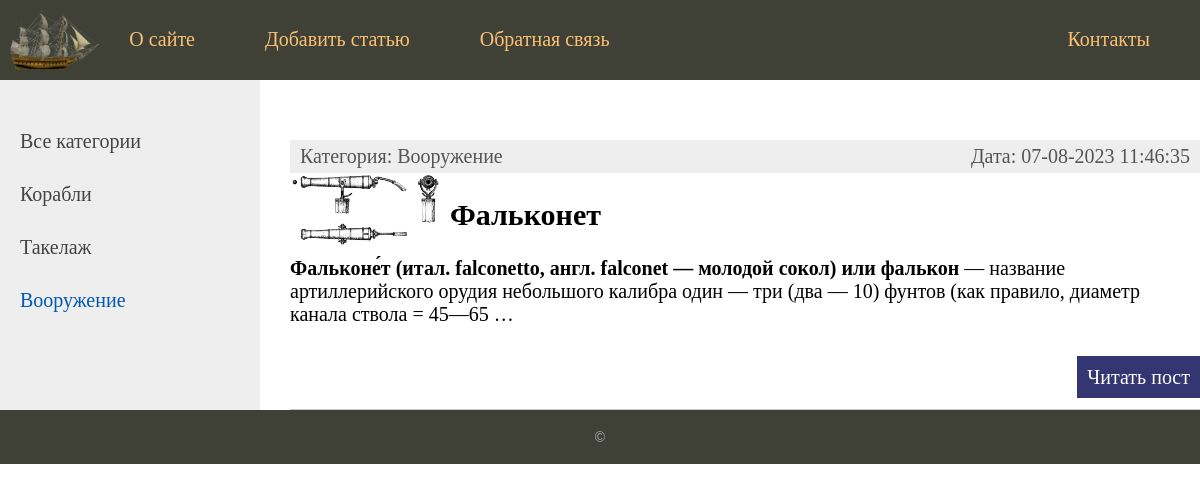
Screenshot of /category/3/ with the database file from the repository.
### wiki/models.py (models this page shows, shortened)
class Category (models.Model):
    name = models.CharField(max_length=100, db_index=True, verbose_name='Категория')
    def __str__(self):
        return self.name
    def get_absolute_url(self):
        return reverse('category', kwargs={'cat_id': self.pk})
    class Meta:
        verbose_name = 'Категорию'
        verbose_name_plural = 'Категории'
        ordering = ['id']

class Wiki(models.Model):
    title = models.CharField(max_length=255, verbose_name='Заголовок')
    content = models.TextField(blank=True, verbose_name='Текст статьи')
    photo = models.ImageField(upload_to="photos/%Y/%m/%d/", verbose_name='Фото')
    time_create = models.DateTimeField(auto_now_add=True, verbose_name='Время создания')
    time_update = models.DateTimeField(auto_now=True, verbose_name='Время изменения')
    is_published = models.BooleanField(default=True, verbose_name='Публикация')
    cat = models.ForeignKey('Category', on_delete=models.PROTECT, null=True, verbose_name='Категория')
    def get_absolute_url(self):
        return reverse('post', kwargs={'post_id': self.pk})
    class Meta:
        verbose_name = 'База знаний'
        verbose_name_plural = 'База знаний'
        ordering = ['time_create', 'title']

### wiki/views.py (the view)
# urls.py: path('category/<int:cat_id>/', show_category, name='category'),
def show_category(request, cat_id):
    posts = Wiki.objects.filter(cat_id=cat_id)
    if len(posts) ==0:
        raise Http404()
    context = {
        'posts': posts,
        'menu': menu,
        'title': 'Главная страница',
        'cat_selected': cat_id,
    }
    return render(request, 'wiki/index.html', context=context)

### wiki/templatetags/wiki_tags.py (called while the page is built)
@register.inclusion_tag('wiki/list_categories.html')
def show_categories(sort=None, cat_selected=0):
    if not sort:
        cats = Category.objects.all()
    else:
        cats = Category.objects.order_by(sort)
    return {'cats': cats, 'cat_selected':cat_selected}

### wiki/templates/wiki/index.html (shortened to what this page needs)
{% extends 'wiki/base.html' %}
{% block content %}
<ul class="list-articles">
		{% for p in posts %}
				<li>
					<div class="article-panel">
						<p class="first">Категория: {{ p.cat }}</p>
						<p class="last">Дата: {{ p.time_update|date:"d-m-Y H:i:s" }}</p>
					</div>
					{% if p.photo %}
						<img class="img-article-left thumb" src="{{p.photo.url}}">
					{% endif %}
					<h2>{{p.title}}</h2>
		{% autoescape off %}
		{{p.content|linebreaks|truncatewords:30}}
		{% endautoescape %}
				<p class="link-read-post"><a href="{{ p.get_absolute_url }}">Читать пост</a></p>
				</li>
		{% endfor %}
</ul>
{% endblock %}

### wiki/templates/wiki/list_categories.html
{% for c in cats %}
    {% if c.pk == cat_selected %}
        <li class="selected">{{c.name}}</li>
    {% else %}
         <li><a href="{{ c.get_absolute_url }}">{{c.name}}</a></li>
    {% endif %}
{% endfor %}

### wiki/static/wiki/css/styles.css (style rules this page uses)
html, body { margin: 0; padding: 0; }
body { background-color: #fff; display: flex; justify-content: center; }
a { color: #0059b2; text-decoration: none; }
img { max-width: 600px; height: auto; }
img.img-article-left { max-width: 300px; height: auto; float: left; padding: 0 10px 10px 0; }
img.img-article-left.thumb { max-width: 150px; height: auto; }
p.link-read-post { text-align: right; }
p.link-read-post a { padding: 10px; min-width: 100px; background: #333671; color: #fff; text-decoration: none; }
div.article-panel { background: #eee; padding: 5px 10px 5px 10px; box-sizing: border-box; overflow: hidden; color: #555; }
div.article-panel p.first { margin: 0; float: left; }
div.article-panel p.last { margin: 0; float: right; }
ul.list-articles { list-style: none; margin: 0; padding: 0; }
ul.list-articles li { border-bottom: 1px solid #ccc; }
.left-chapters ul li { margin: 30px 0 0 0; color: #999; }
.left-chapters ul li.selected { color: #0059b2; }
.left-chapters ul li a { color: #444; text-decoration: none; }

### rows the page displays
Category: name "Корабли"
Category: name "Такелаж"
Category: name "Вооружение"
Wiki: cat "Вооружение", time_update "07-08-2023 11:46:35", photo (picture), title "Фальконет", content "Фальконе́т (итал. falconetto, англ. falconet — молодой сокол) или фалькон — название артиллерийского орудия небольшого калибра один — три (два — 10) фунтов (как правило, диаметр канала ствола = 45—65 …"

### other values shown
{{ m.title }} "О сайте" "Добавить статью" "Обратная связь"
{{ m.title }} "Контакты"
